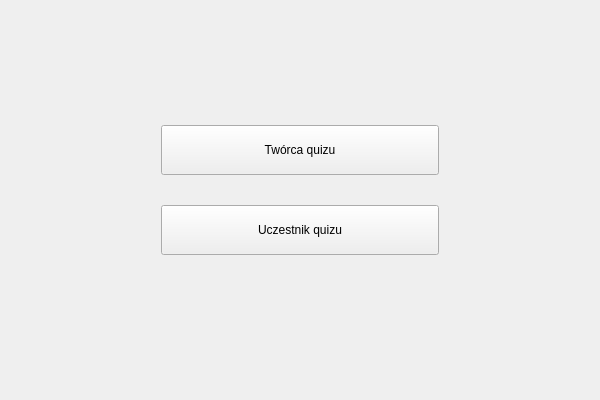
<?xml version="1.0" encoding="UTF-8"?>
<ui version="4.0">
 <class>wRole</class>
 <widget class="QWidget" name="wRole">
  <property name="geometry">
   <rect>
    <x>0</x>
    <y>0</y>
    <width>600</width>
    <height>400</height>
   </rect>
  </property>
  <property name="minimumSize">
   <size>
    <width>600</width>
    <height>400</height>
   </size>
  </property>
  <property name="maximumSize">
   <size>
    <width>1200</width>
    <height>800</height>
   </size>
  </property>
  <property name="windowTitle">
   <string>Łachut</string>
  </property>
  <layout class="QVBoxLayout" name="verticalLayout">
   <item>
    <layout class="QVBoxLayout" name="verticalLayout_4">
     <property name="spacing">
      <number>30</number>
     </property>
     <property name="leftMargin">
      <number>150</number>
     </property>
     <property name="topMargin">
      <number>80</number>
     </property>
     <property name="rightMargin">
      <number>150</number>
     </property>
     <property name="bottomMargin">
      <number>100</number>
     </property>
     <item>
      <widget class="QPushButton" name="hosterBtn">
       <property name="minimumSize">
        <size>
         <width>0</width>
         <height>50</height>
        </size>
       </property>
       <property name="text">
        <string>Twórca quizu</string>
       </property>
      </widget>
     </item>
     <item>
      <widget class="QPushButton" name="userBtn">
       <property name="minimumSize">
        <size>
         <width>0</width>
         <height>50</height>
        </size>
       </property>
       <property name="text">
        <string>Uczestnik quizu</string>
       </property>
      </widget>
     </item>
    </layout>
   </item>
  </layout>
 </widget>
 <resources/>
 <connections/>
</ui>
